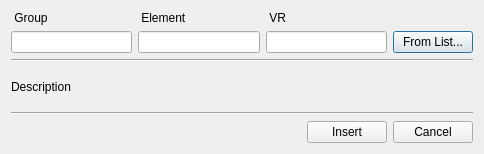
<?xml version="1.0" encoding="UTF-8"?>
<ui version="4.0">
 <class>InsertDialog</class>
 <widget class="QDialog" name="InsertDialog">
  <property name="geometry">
   <rect>
    <x>0</x>
    <y>0</y>
    <width>484</width>
    <height>154</height>
   </rect>
  </property>
  <property name="sizePolicy">
   <sizepolicy hsizetype="Expanding" vsizetype="Expanding">
    <horstretch>0</horstretch>
    <verstretch>0</verstretch>
   </sizepolicy>
  </property>
  <property name="palette">
   <palette>
    <active>
     <colorrole role="Light">
      <brush brushstyle="SolidPattern">
       <color alpha="255">
        <red>248</red>
        <green>253</green>
        <blue>255</blue>
       </color>
      </brush>
     </colorrole>
    </active>
    <inactive>
     <colorrole role="Light">
      <brush brushstyle="SolidPattern">
       <color alpha="255">
        <red>248</red>
        <green>253</green>
        <blue>255</blue>
       </color>
      </brush>
     </colorrole>
    </inactive>
    <disabled>
     <colorrole role="Light">
      <brush brushstyle="SolidPattern">
       <color alpha="255">
        <red>248</red>
        <green>253</green>
        <blue>255</blue>
       </color>
      </brush>
     </colorrole>
    </disabled>
   </palette>
  </property>
  <property name="windowTitle">
   <string>InsertDialog</string>
  </property>
  <layout class="QVBoxLayout" name="verticalLayout">
   <item>
    <layout class="QGridLayout" name="gridLayout">
     <item row="0" column="1">
      <widget class="QLabel" name="labelElement">
       <property name="text">
        <string> Element</string>
       </property>
      </widget>
     </item>
     <item row="1" column="2">
      <widget class="QLineEdit" name="lineEditVR"/>
     </item>
     <item row="1" column="0">
      <widget class="QLineEdit" name="lineEditGroup"/>
     </item>
     <item row="0" column="0">
      <widget class="QLabel" name="labelGroup">
       <property name="text">
        <string> Group</string>
       </property>
      </widget>
     </item>
     <item row="1" column="3">
      <widget class="QPushButton" name="pushButtonFromList">
       <property name="text">
        <string>From List...</string>
       </property>
      </widget>
     </item>
     <item row="1" column="1">
      <widget class="QLineEdit" name="lineEditElement"/>
     </item>
     <item row="0" column="2">
      <widget class="QLabel" name="label_3">
       <property name="text">
        <string> VR</string>
       </property>
      </widget>
     </item>
    </layout>
   </item>
   <item>
    <widget class="Line" name="line_2">
     <property name="orientation">
      <enum>Qt::Horizontal</enum>
     </property>
    </widget>
   </item>
   <item>
    <widget class="QLabel" name="descriptionLabel">
     <property name="text">
      <string>Description</string>
     </property>
    </widget>
   </item>
   <item>
    <widget class="Line" name="line">
     <property name="orientation">
      <enum>Qt::Horizontal</enum>
     </property>
    </widget>
   </item>
   <item>
    <layout class="QHBoxLayout" name="horizontalLayout">
     <item>
      <spacer name="horizontalSpacer">
       <property name="orientation">
        <enum>Qt::Horizontal</enum>
       </property>
       <property name="sizeType">
        <enum>QSizePolicy::Expanding</enum>
       </property>
       <property name="sizeHint" stdset="0">
        <size>
         <width>40</width>
         <height>20</height>
        </size>
       </property>
      </spacer>
     </item>
     <item>
      <widget class="QPushButton" name="pushButtonInsert">
       <property name="text">
        <string>Insert</string>
       </property>
      </widget>
     </item>
     <item>
      <widget class="QPushButton" name="pushButtonCancel">
       <property name="text">
        <string>Cancel</string>
       </property>
      </widget>
     </item>
    </layout>
   </item>
  </layout>
 </widget>
 <layoutdefault spacing="6" margin="11"/>
 <resources/>
 <connections>
  <connection>
   <sender>pushButtonFromList</sender>
   <signal>clicked()</signal>
   <receiver>InsertDialog</receiver>
   <slot>onListItems()</slot>
   <hints>
    <hint type="sourcelabel">
     <x>380</x>
     <y>45</y>
    </hint>
    <hint type="destinationlabel">
     <x>384</x>
     <y>64</y>
    </hint>
   </hints>
  </connection>
  <connection>
   <sender>pushButtonCancel</sender>
   <signal>clicked()</signal>
   <receiver>InsertDialog</receiver>
   <slot>cancelPressed()</slot>
   <hints>
    <hint type="sourcelabel">
     <x>444</x>
     <y>124</y>
    </hint>
    <hint type="destinationlabel">
     <x>443</x>
     <y>123</y>
    </hint>
   </hints>
  </connection>
  <connection>
   <sender>pushButtonInsert</sender>
   <signal>clicked()</signal>
   <receiver>InsertDialog</receiver>
   <slot>onInsertPressed()</slot>
   <hints>
    <hint type="sourcelabel">
     <x>336</x>
     <y>120</y>
    </hint>
    <hint type="destinationlabel">
     <x>358</x>
     <y>207</y>
    </hint>
   </hints>
  </connection>
 </connections>
 <slots>
  <slot>onListItems()</slot>
  <slot>cancelPressed()</slot>
  <slot>onInsertPressed()</slot>
 </slots>
</ui>
